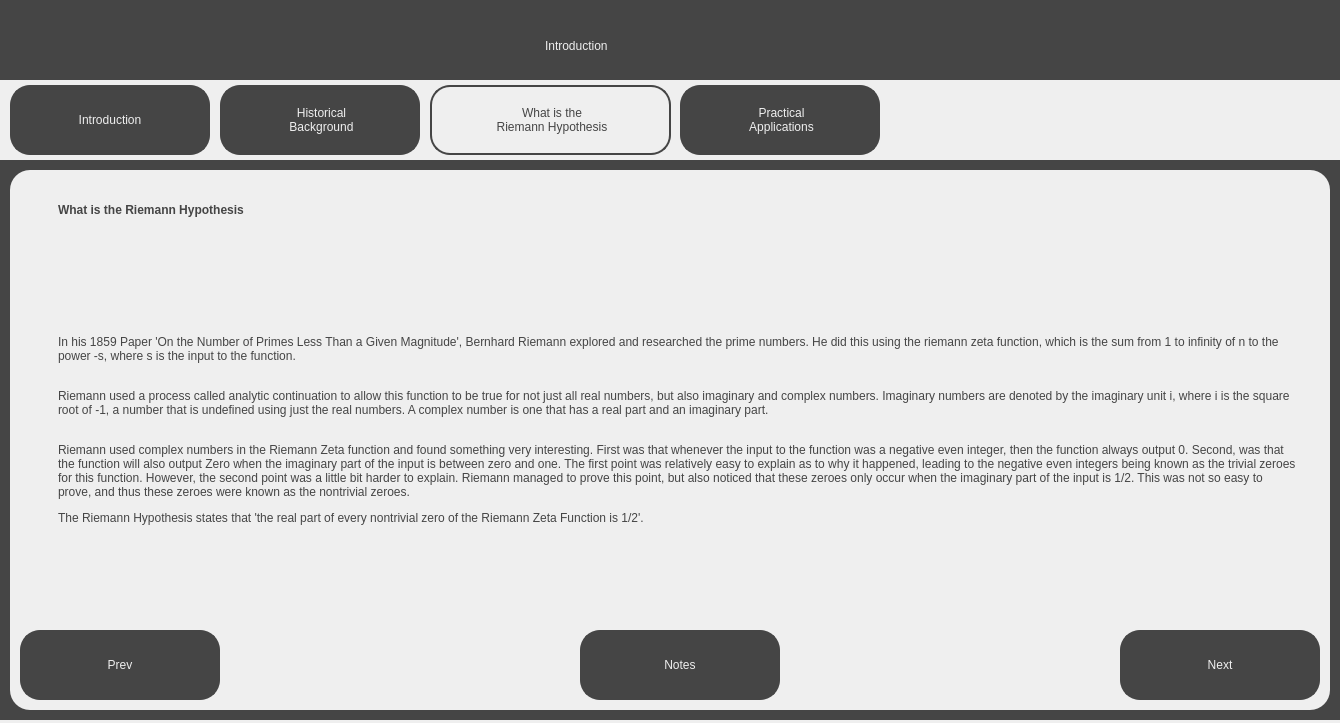
<?xml version="1.0" encoding="UTF-8"?>
<ui version="4.0">
 <class>WhatIsTheRiemannHypothesisScreen</class>
 <widget class="QDialog" name="WhatIsTheRiemannHypothesisScreen">
  <property name="geometry">
   <rect>
    <x>0</x>
    <y>0</y>
    <width>1340</width>
    <height>723</height>
   </rect>
  </property>
  <property name="windowTitle">
   <string>Visualising the Riemann Hypothesis - Introduction</string>
  </property>
  <property name="sizeGripEnabled">
   <bool>false</bool>
  </property>
  <widget class="QWidget" name="widget" native="true">
   <property name="geometry">
    <rect>
     <x>0</x>
     <y>0</y>
     <width>1340</width>
     <height>720</height>
    </rect>
   </property>
   <property name="styleSheet">
    <string notr="true">background-color: rgb(69, 69, 69);</string>
   </property>
   <widget class="QLabel" name="Title">
    <property name="geometry">
     <rect>
      <x>545</x>
      <y>20</y>
      <width>251</width>
      <height>51</height>
     </rect>
    </property>
    <property name="styleSheet">
     <string notr="true">font: 36pt &quot;Sans Serif&quot;; color:rgb(239, 239, 239)</string>
    </property>
    <property name="text">
     <string>Introduction</string>
    </property>
   </widget>
   <widget class="QWidget" name="TabBar" native="true">
    <property name="geometry">
     <rect>
      <x>0</x>
      <y>80</y>
      <width>1340</width>
      <height>80</height>
     </rect>
    </property>
    <property name="styleSheet">
     <string notr="true">background-color: rgb(239, 239, 239);</string>
    </property>
    <widget class="QPushButton" name="IntroductionTab">
     <property name="geometry">
      <rect>
       <x>10</x>
       <y>5</y>
       <width>200</width>
       <height>70</height>
      </rect>
     </property>
     <property name="cursor">
      <cursorShape>PointingHandCursor</cursorShape>
     </property>
     <property name="styleSheet">
      <string notr="true">border: 2px solid;
border-radius: 20px;
border-color:rgb(69, 69, 69);
background-color: rgb(69, 69, 69);
font: 18pt &quot;Sans Serif&quot;; color:rgb(239, 239, 239);
</string>
     </property>
     <property name="text">
      <string>Introduction</string>
     </property>
    </widget>
    <widget class="QLabel" name="HistoricalBackgroundLabel">
     <property name="geometry">
      <rect>
       <x>220</x>
       <y>5</y>
       <width>200</width>
       <height>70</height>
      </rect>
     </property>
     <property name="styleSheet">
      <string notr="true">border: 2px solid;
border-radius: 20px;
border-color:rgb(69, 69, 69);
background-color: rgb(69, 69, 69);
font: 18pt &quot;Sans Serif&quot;; color:rgb(239, 239, 239);
</string>
     </property>
     <property name="text">
      <string>&lt;html&gt;&lt;head/&gt;&lt;body&gt;&lt;p align=&quot;center&quot;&gt;Historical&lt;br&gt;Background&lt;/p&gt;&lt;/body&gt;&lt;/html&gt;</string>
     </property>
    </widget>
    <widget class="QPushButton" name="HistoricalBackgroundTab">
     <property name="geometry">
      <rect>
       <x>220</x>
       <y>5</y>
       <width>200</width>
       <height>70</height>
      </rect>
     </property>
     <property name="cursor">
      <cursorShape>PointingHandCursor</cursorShape>
     </property>
     <property name="styleSheet">
      <string notr="true">border-radius: 20px;
background-color: rgba(0, 0, 0, 0);
font: 18pt &quot;Sans Serif&quot;;
</string>
     </property>
     <property name="text">
      <string/>
     </property>
    </widget>
    <widget class="QPushButton" name="WhatIsTheRHTab">
     <property name="geometry">
      <rect>
       <x>430</x>
       <y>5</y>
       <width>240</width>
       <height>70</height>
      </rect>
     </property>
     <property name="cursor">
      <cursorShape>PointingHandCursor</cursorShape>
     </property>
     <property name="styleSheet">
      <string notr="true">border-radius: 20px;
background-color: rgba(0, 0, 0, 0);
font: 18pt &quot;Sans Serif&quot;;
</string>
     </property>
     <property name="text">
      <string/>
     </property>
    </widget>
    <widget class="QLabel" name="WhatIsTheRHLabel">
     <property name="geometry">
      <rect>
       <x>430</x>
       <y>5</y>
       <width>241</width>
       <height>70</height>
      </rect>
     </property>
     <property name="styleSheet">
      <string notr="true">border: 2px solid;
border-radius: 20px;
border-color:rgb(69, 69, 69);
background-color: rgb(239, 239, 239);
font: 18pt &quot;Sans Serif&quot;; color:rgb(69, 69, 69);
</string>
     </property>
     <property name="text">
      <string>&lt;html&gt;&lt;head/&gt;&lt;body&gt;&lt;p align=&quot;center&quot;&gt;What is the&lt;br&gt;Riemann Hypothesis&lt;/p&gt;&lt;/body&gt;&lt;/html&gt;</string>
     </property>
    </widget>
    <widget class="QLabel" name="PracticalApplicationsLabel">
     <property name="geometry">
      <rect>
       <x>680</x>
       <y>5</y>
       <width>200</width>
       <height>70</height>
      </rect>
     </property>
     <property name="styleSheet">
      <string notr="true">border: 2px solid;
border-radius: 20px;
border-color:rgb(69, 69, 69);
background-color: rgb(69, 69, 69);
font: 18pt &quot;Sans Serif&quot;; color:rgb(239, 239, 239);
</string>
     </property>
     <property name="text">
      <string>&lt;html&gt;&lt;head/&gt;&lt;body&gt;&lt;p align=&quot;center&quot;&gt;Practical&lt;br&gt;Applications&lt;/p&gt;&lt;/body&gt;&lt;/html&gt;</string>
     </property>
    </widget>
    <widget class="QPushButton" name="PracticalApplicationsTab">
     <property name="geometry">
      <rect>
       <x>680</x>
       <y>5</y>
       <width>201</width>
       <height>70</height>
      </rect>
     </property>
     <property name="cursor">
      <cursorShape>PointingHandCursor</cursorShape>
     </property>
     <property name="styleSheet">
      <string notr="true">border-radius: 20px;
background-color: rgba(0, 0, 0, 0);
font: 18pt &quot;Sans Serif&quot;;
</string>
     </property>
     <property name="text">
      <string/>
     </property>
    </widget>
    <zorder>WhatIsTheRHLabel</zorder>
    <zorder>IntroductionTab</zorder>
    <zorder>HistoricalBackgroundLabel</zorder>
    <zorder>HistoricalBackgroundTab</zorder>
    <zorder>WhatIsTheRHTab</zorder>
    <zorder>PracticalApplicationsLabel</zorder>
    <zorder>PracticalApplicationsTab</zorder>
   </widget>
   <widget class="QWidget" name="MainWidget" native="true">
    <property name="geometry">
     <rect>
      <x>10</x>
      <y>170</y>
      <width>1320</width>
      <height>540</height>
     </rect>
    </property>
    <property name="styleSheet">
     <string notr="true">background-color: rgb(239, 239, 239);
border-radius: 20px;</string>
    </property>
    <widget class="QPushButton" name="PrevButton">
     <property name="geometry">
      <rect>
       <x>10</x>
       <y>460</y>
       <width>200</width>
       <height>70</height>
      </rect>
     </property>
     <property name="cursor">
      <cursorShape>PointingHandCursor</cursorShape>
     </property>
     <property name="styleSheet">
      <string notr="true">border: 2px solid;
border-radius: 20px;
border-color:rgb(69, 69, 69);
background-color: rgb(69, 69, 69);
font: 18pt &quot;Sans Serif&quot;; color:rgb(239, 239, 239);
</string>
     </property>
     <property name="text">
      <string>Prev</string>
     </property>
    </widget>
    <widget class="QPushButton" name="NextButton">
     <property name="geometry">
      <rect>
       <x>1110</x>
       <y>460</y>
       <width>200</width>
       <height>70</height>
      </rect>
     </property>
     <property name="cursor">
      <cursorShape>PointingHandCursor</cursorShape>
     </property>
     <property name="styleSheet">
      <string notr="true">border: 2px solid;
border-radius: 20px;
border-color:rgb(69, 69, 69);
background-color: rgb(69, 69, 69);
font: 18pt &quot;Sans Serif&quot;; color:rgb(239, 239, 239);
</string>
     </property>
     <property name="text">
      <string>Next</string>
     </property>
    </widget>
    <widget class="QLabel" name="SubTitleText">
     <property name="geometry">
      <rect>
       <x>40</x>
       <y>20</y>
       <width>561</width>
       <height>41</height>
      </rect>
     </property>
     <property name="styleSheet">
      <string notr="true">font: 25pt &quot;Sans Serif&quot;; color:rgb(69, 69, 69);
background-color: rgb(239, 239, 239); padding: 5px;</string>
     </property>
     <property name="text">
      <string>&lt;html&gt;&lt;head/&gt;&lt;body&gt;&lt;p&gt;&lt;span style=&quot; font-weight:600;&quot;&gt;What is the Riemann Hypothesis&lt;/span&gt;&lt;/p&gt;&lt;/body&gt;&lt;/html&gt;</string>
     </property>
    </widget>
    <widget class="QLabel" name="MainText">
     <property name="geometry">
      <rect>
       <x>40</x>
       <y>60</y>
       <width>1251</width>
       <height>401</height>
      </rect>
     </property>
     <property name="styleSheet">
      <string notr="true">font: 13pt &quot;Sans Serif&quot;; color:rgb(69, 69, 69);
background-color: rgb(239, 239, 239); padding: 5px;</string>
     </property>
     <property name="text">
      <string>&lt;html&gt;&lt;head/&gt;&lt;body&gt;&lt;p&gt;In his 1859 Paper 'On the Number of Primes Less Than a Given Magnitude', Bernhard Riemann explored and researched the prime numbers. He did this using the riemann zeta function, which is the sum from 1 to infinity of n to the power -s, where s is the input to the function. &lt;br/&gt;&lt;/p&gt;&lt;p&gt;Riemann used a process called analytic continuation to allow this function to be true for not just all real numbers, but also imaginary and complex numbers. Imaginary numbers are denoted by the imaginary unit i, where i is the square root of -1, a number that is undefined using just the real numbers. A complex number is one that has a real part and an imaginary part. &lt;/p&gt;&lt;p&gt;&lt;br/&gt;Riemann used complex numbers in the Riemann Zeta function and found something very interesting. First was that whenever the input to the function was a negative even integer, then the function always output 0. Second, was that the function will also output Zero when the imaginary part of the input is between zero and one. The first point was relatively easy to explain as to why it happened, leading to the negative even integers being known as the trivial zeroes for this function. However, the second point was a little bit harder to explain. Riemann managed to prove this point, but also noticed that these zeroes only occur when the imaginary part of the input is 1/2. This was not so easy to prove, and thus these zeroes were known as the nontrivial zeroes.&lt;/p&gt;&lt;p&gt;The Riemann Hypothesis states that 'the real part of every nontrivial zero of the Riemann Zeta Function is 1/2'. &lt;/p&gt;&lt;/body&gt;&lt;/html&gt;</string>
     </property>
     <property name="wordWrap">
      <bool>true</bool>
     </property>
    </widget>
    <widget class="QPushButton" name="NotesButton">
     <property name="geometry">
      <rect>
       <x>570</x>
       <y>460</y>
       <width>200</width>
       <height>70</height>
      </rect>
     </property>
     <property name="cursor">
      <cursorShape>PointingHandCursor</cursorShape>
     </property>
     <property name="styleSheet">
      <string notr="true">border: 2px solid;
border-radius: 20px;
border-color:rgb(69, 69, 69);
background-color: rgb(69, 69, 69);
font: 18pt &quot;Sans Serif&quot;; color:rgb(239, 239, 239);
</string>
     </property>
     <property name="text">
      <string>Notes</string>
     </property>
    </widget>
    <zorder>SubTitleText</zorder>
    <zorder>MainText</zorder>
    <zorder>PrevButton</zorder>
    <zorder>NextButton</zorder>
    <zorder>NotesButton</zorder>
   </widget>
  </widget>
 </widget>
 <resources/>
 <connections/>
</ui>
